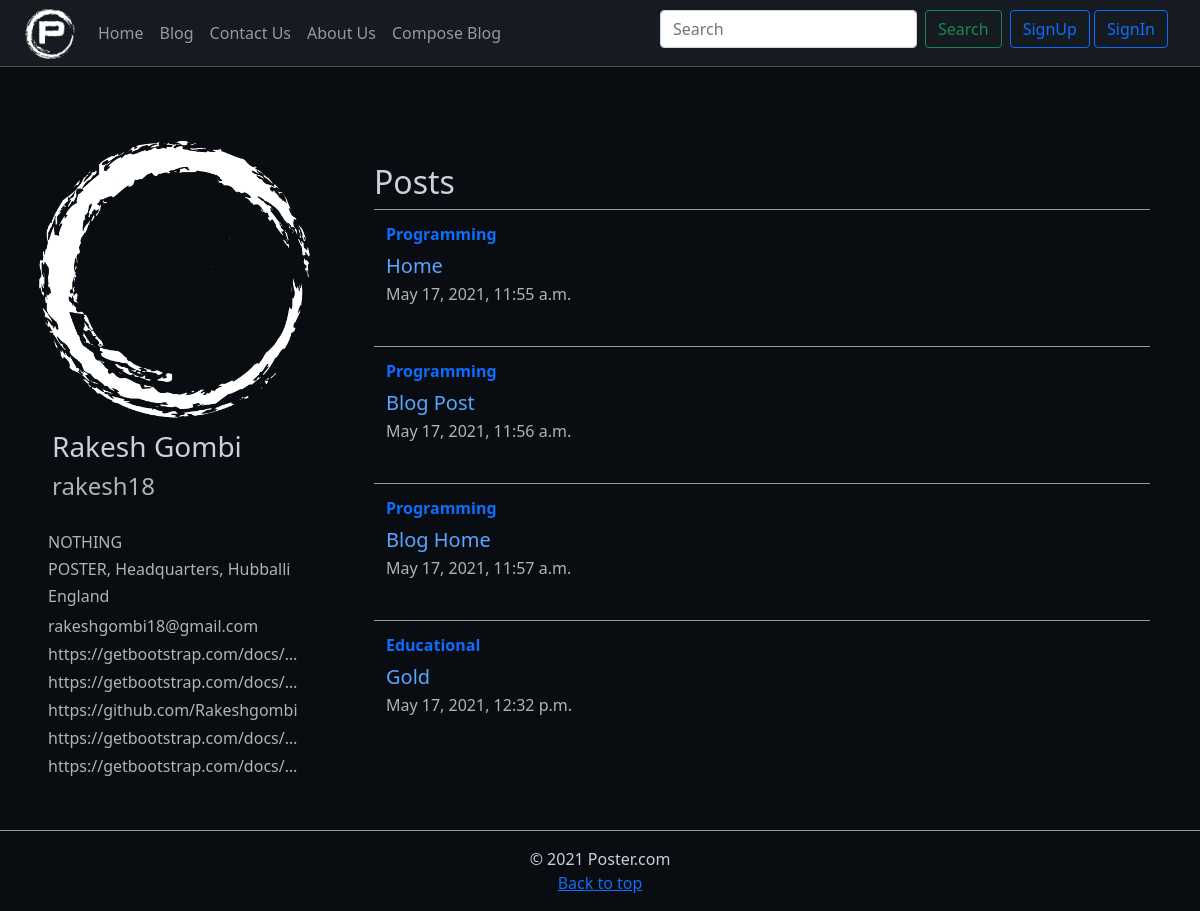
The app's page /rakesh18/, older data.
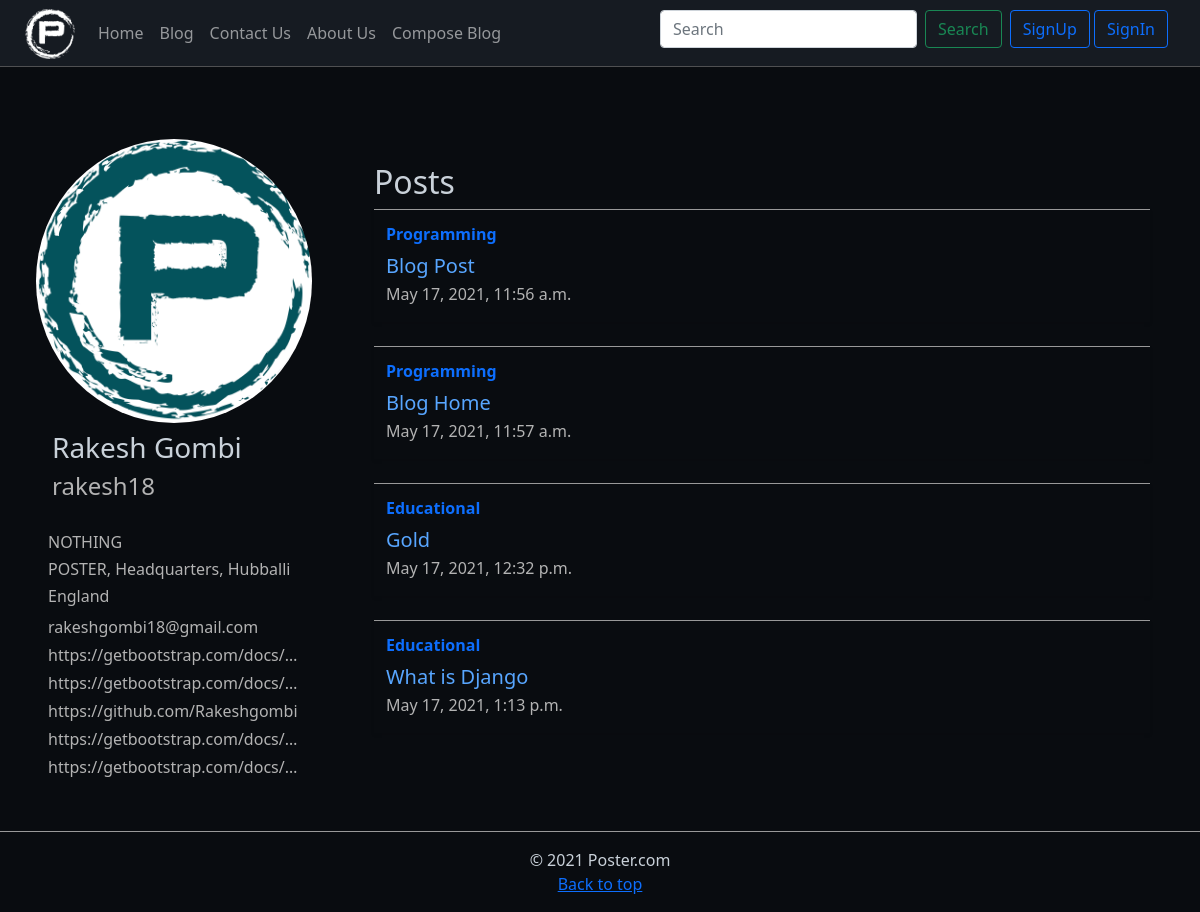
The same page, newer data.
### Home/models.py (models this page shows, shortened)
class Profile(models.Model):
  user = models.OneToOneField(User, null=True, on_delete=models.CASCADE)
  bio = models.TextField()
  organisation = models.CharField(max_length=300, default="")
  country = models.CharField(max_length=50, default="")
  display_pic = models.FileField(upload_to="pic_folder")
  website = models.CharField(max_length=255, null=True, blank=True, default="")
  facebook = models.CharField(max_length=255, null=True, blank=True, default="")
  instagram = models.CharField(max_length=255, null=True, blank=True, default="")
  twitter = models.CharField(max_length=255, null=True, blank=True, default="")
  github = models.CharField(max_length=255, null=True, blank=True, default="")

### Blog/models.py (models this page shows, shortened)
class Post(models.Model):
    sno = models.AutoField(primary_key=True)
    category = models.CharField(max_length=50, default="")
    title = models.CharField(max_length=300, default="")
    author = models.CharField(max_length=255, default="")
    content = RichTextField(blank=True, null=True)
    slug = models.CharField(max_length=350)
    views = models.IntegerField(default=0)
    timestamp = models.DateTimeField(auto_now_add=True)

### Home/views.py (the view, shortened to what this page needs)
# urls.py: path('<str:slug>/', views.userSettings, name="userSettings"),
def userSettings(request, slug):
    username = get_object_or_404(User, username=slug)
    user = User.objects.filter(username=username).first()
    allPost = Post.objects.filter(author=username)
    profile = Profile.objects.filter(user=user).first()
    context = {"user": user, "profile": profile, "allPosts": allPost}
    if not(request.user.is_authenticated and request.user == username):
        context['flag'] = True
        return render(request, "home/userProfile.html", context)

### templates/home/userProfile.html (shortened to what this page needs)
{% extends 'base.html' %}
{% load static %}
{% block body %}
<main class="bg-black0 text-light row mx-0 py-5">
  <div class="divider" style="width:20px"></div>
  <div class="col px-4 mt-4 bg-black0 col col-lg-3">
    <div class="" id="user-details">
      <div class="bg-black0 row ">
        <div class="popup col-2 col-lg-12 col-sm-2  p-0">
         {% if profile.display_pic %}
          <img src="{{ profile.display_pic.url}}" width="400" height="400">
          {% else %}
          <img src="{% static 'logo/favicon.png' %}" class="" alt="...">
          {% endif %}
        </div>
        <div class="col bg-black0 text-muted col col-10 col-lg-12 p-2 px-3 col-sm-10">
          <h3 class="text-light">{{user.first_name}} {{user.last_name}}</h3>
          <h4>{{user.username}}</h4>
        </div>
      </div>
      <div class="col bg-black0 text-muted ">
        <h6 class="mt-3">{{profile.bio}}</h6>
        <h6> {{profile.organisation}}</h6>
        <h6> {{profile.country}}</h6>
        <ul class="navbar-nav">
          {% if user.email %}
          <li class="nav-item text-truncate mb-1"><a href="mailto:{{user.email}}" target="_blank"
              class="text-muted text-decoration-none"> {{user.email}}</a></li>
          {% endif %}
          {% if profile.facebook %}
          <li class="nav-item text-truncate mb-1"><a href="{{profile.facebook}}" target="_blank"
              class="text-muted text-decoration-none"> {{profile.facebook}}</a></li>
          {% endif %}
          {% if profile.instagram %}
          <li class="nav-item text-truncate mb-1"><a href="{{profile.instagram}}" target="_blank"
              class="text-muted text-decoration-none"> {{profile.instagram}}</a></li>
          {% endif %}
          {% if profile.github %}
          <li class="nav-item text-truncate mb-1"><a href="{{profile.github}}" target="_blank"
              class="text-muted text-decoration-none"> {{profile.github}}</a></li>
          {% endif %}
          {% if profile.twitter %}
          <li class="nav-item text-truncate mb-1">
            <a href="{{profile.twitter}}" target="_blank" class="text-muted text-decoration-none">
              {{profile.twitter}}</a>
          </li>
          {% endif %}
          {% if profile.website %}
          <li class="nav-item text-truncate mb-1"><a href="{{profile.website}}"
              class="text-muted text-decoration-none"> {{profile.website}}</a></li>
          {% endif %}
        </ul>
      </div>
    </div>
  </div>
  <div class="container mt-5 col-lg-8">
    <h2 class="">Posts</h2>
    {% if allPosts.count > 0 %}
    {% for post in allPosts %}
    <div
      class="row no-gutters border-top  overflow-hidden flex-md-row mb-4 shadow-sm h-md-250 my-2 position-relative  bg-black0 text-light p-1 col-lg-12 mx-auto">
      <div class="col p-2 d-flex flex-column position-static  text-light justify">
        <strong class="d-inline-block mb-2 text-primary">{{post.category}}</strong>
        <h5 class="mb-1"><a href="/blog/{{post.slug}}" class="text-link">{{ post.title }}</a></h5>
        <div class="mb-1 text-muted">{{post.timestamp}}</div>
      </div>
    </div>
    {% endfor %}
  </div>
  {% else %}
  <h3>No Posts Yet</h3>
  {% endif %}
</main>
{% endblock body %}

Row changes from the older to the newer data that the page shows:
removed Post: category "Programming", title "Home", timestamp "May 17, 2021, 11:55 a.m."
changed Profile "NOTHING": display_pic: a different picture
added Post: category "Educational", title "What is Django", timestamp "May 17, 2021, 1:13 p.m."
